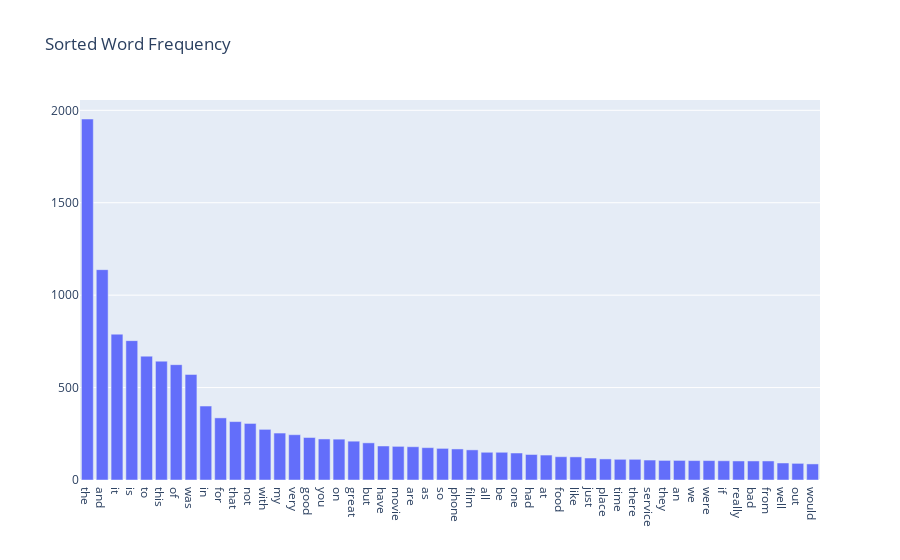

Source (notebook cell):
### Markdown cell above
#### 5.5 Atrribute Transformation / Aggregation

### Code cell
# let's try to make a sorted plot and find the long tail
term_frequencies = []
for j in range(0,Y_counts.shape[1]):
    term_frequencies.append(sum(Y_counts[:,j].toarray()))
term_frequencies = np.asarray(Y_counts.sum(axis=0))[0]

# combine term and frequency into a dataframe for sorting
comb_df = pd.DataFrame({"term":list(count_vect.get_feature_names()),
                        "freq":list(term_frequencies)}).sort_values(by=['freq'], ascending=False)

# set graph data
data = [go.Bar(x=comb_df['term'],y=comb_df['freq'])]

# add a graph title and x-axis is categorical data
layout = go.Layout(title="Sorted Word Frequency", xaxis=dict(type='category'))

# combine data and layout
fig = go.Figure(data=data, layout=layout)

# plot the figure
# provide a link so that you can access the interactive plot on plotly website
pof.iplot(fig, show_link = True, link_text = "Sorted Word Frequency Plotly Links")

### Figure 1 — Plotly figure (JSON) as saved in the notebook; plotly's stock layout.template omitted (floating-point values rounded to 4 significant figures)
{"data": [{"type": "bar", "x": ["the", "and", "it", "is", "to", "this", "of", "was", "in", "for", "that", "not", "with", "my", "very", "good", "you", "on", "great", "but", "have", "movie", "are", "as", "so", "phone", "film", "all", "be", "one", "had", "at", "food", "like", "just", "place", "time", "there", "service", "they", "an", "we", "were", "if", "really", "bad", "from", "well", "out", "would"], "y": [1953, 1138, 789, 754, 670, 643, 624, 571, 400, 336, 316, 306, 274, 254, 245, 230, 222, 221, 210, 201, 184, 182, 180, 175, 171, 168, 163, 150, 150, 146, 138, 135, 126, 125, 119, 114, 112, 112, 108, 106, 106, 105, 105, 104, 103, 103, 103, 92, 90, 87]}], "layout": {"title": {"text": "Sorted Word Frequency"}, "xaxis": {"type": "category"}}}
